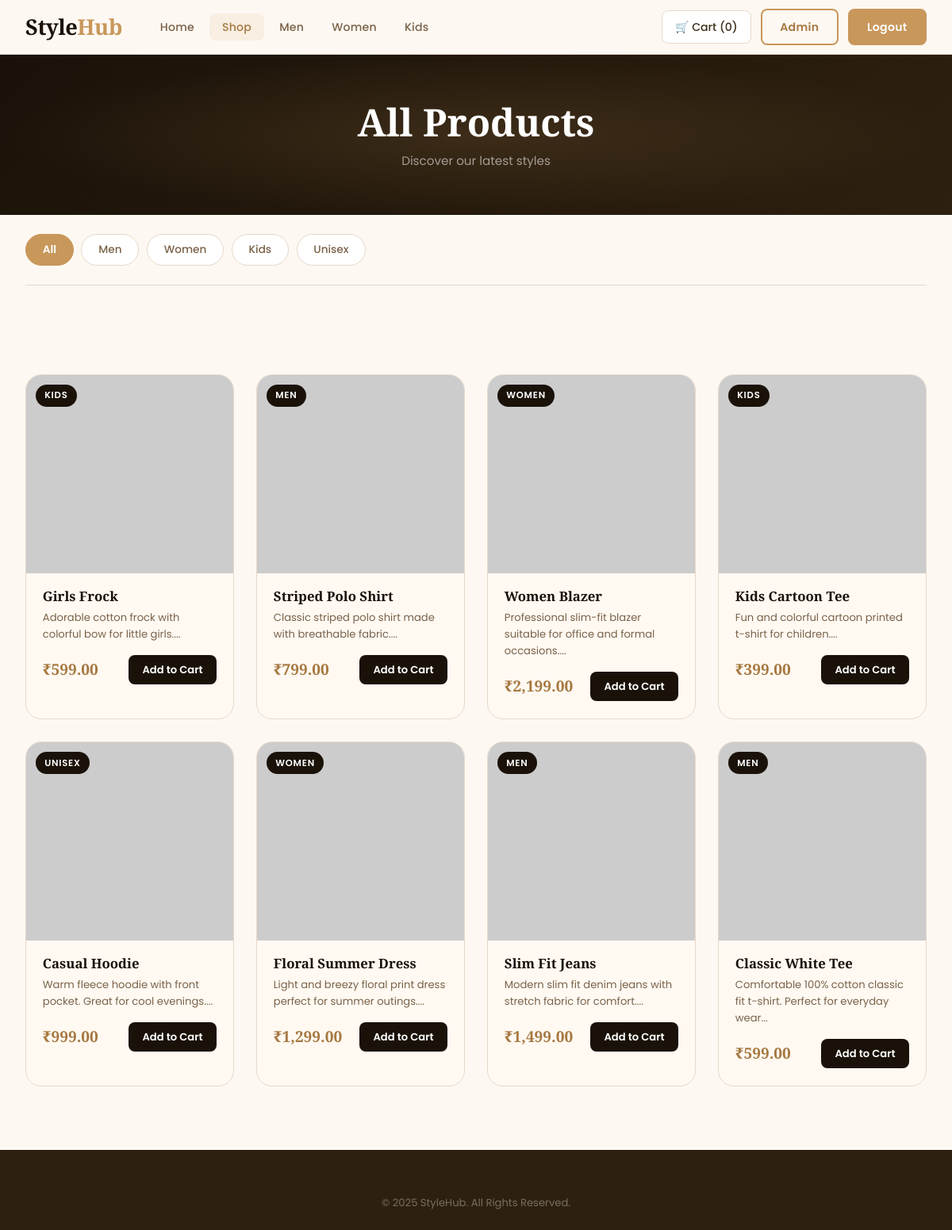
The page /products.php (signed in) on the database its author committed.
### tables this page shows
CREATE TABLE products (
    id INT AUTO_INCREMENT PRIMARY KEY,
    name VARCHAR(150) NOT NULL,
    description TEXT,
    price DECIMAL(10,2) NOT NULL,
    category VARCHAR(50) NOT NULL,         
    image VARCHAR(255) DEFAULT 'placeholder.jpg',
    stock INT DEFAULT 10,
    created_at TIMESTAMP DEFAULT CURRENT_TIMESTAMP
);

### products.php (the view, shortened to what this page needs)
<?php
require_once 'config.php';
$category = isset($_GET['category']) ? trim($_GET['category']) : '';
if (!empty($category)) {
    $stmt = mysqli_prepare($conn, "SELECT * FROM products WHERE category = ? ORDER BY id DESC");
    mysqli_stmt_bind_param($stmt, "s", $category);
    mysqli_stmt_execute($stmt);
    $result = mysqli_stmt_get_result($stmt);
} else {
    $result = mysqli_query($conn, "SELECT * FROM products ORDER BY id DESC");
}
$cart_count = 0;
if (isset($_SESSION['user_id'])) {
    $cc = mysqli_prepare($conn, "SELECT SUM(quantity) as total FROM cart WHERE user_id = ?");
    mysqli_stmt_bind_param($cc, "i", $_SESSION['user_id']);
    mysqli_stmt_execute($cc);
    $cart_count = (int)(mysqli_fetch_assoc(mysqli_stmt_get_result($cc))['total'] ?? 0);
}
?>
<!DOCTYPE html>
<html lang="en">
<head>
    <link rel="stylesheet" href="style.css">
</head>
<body>
<nav class="navbar">
    <div class="nav-container">
        <a href="index.php" class="logo">Style<span>Hub</span></a>
        <ul class="nav-links">
            <li><a href="index.php">Home</a></li>
            <li><a href="products.php" class="active">Shop</a></li>
            <li><a href="products.php?category=Men">Men</a></li>
            <li><a href="products.php?category=Women">Women</a></li>
            <li><a href="products.php?category=Kids">Kids</a></li>
        </ul>
        <div class="nav-right">
            <?php if (isset($_SESSION['user_id'])): ?>
                <a href="cart.php" class="btn-icon">🛒 Cart (<?= $cart_count ?>)</a>
                <?php if ($_SESSION['is_admin']): ?>
                    <a href="admin.php" class="btn-outline">Admin</a>
                <?php endif; ?>
                <a href="logout.php" class="btn-primary">Logout</a>
            <?php else: ?>
                <a href="login.php" class="btn-outline">Login</a>
                <a href="register.php" class="btn-primary">Register</a>
            <?php endif; ?>
        </div>
    </div>
</nav>
<div class="page-header">
    <h1><?= $category ? htmlspecialchars($category) . "'s Collection" : "All Products" ?></h1>
    <p>Discover our latest styles</p>
</div>
<div class="container">
    <div class="filter-bar">
        <a href="products.php" class="filter-btn <?= empty($category) ? 'active' : '' ?>">All</a>
        <a href="products.php?category=Men" class="filter-btn <?= $category == 'Men' ? 'active' : '' ?>">Men</a>
        <a href="products.php?category=Women" class="filter-btn <?= $category == 'Women' ? 'active' : '' ?>">Women</a>
        <a href="products.php?category=Kids" class="filter-btn <?= $category == 'Kids' ? 'active' : '' ?>">Kids</a>
        <a href="products.php?category=Unisex" class="filter-btn <?= $category == 'Unisex' ? 'active' : '' ?>">Unisex</a>
    </div>
</div>
<section class="products-section">
    <div class="container">
        <?php if (mysqli_num_rows($result) == 0): ?>
            <div class="empty-state">
                <div class="empty-icon">👕</div>
                <h3>No products found</h3>
                <p>Try a different category</p>
                <a href="products.php" class="btn-primary">View All</a>
            </div>
        <?php else: ?>
            <div class="product-grid">
                <?php while ($product = mysqli_fetch_assoc($result)): ?>
                <div class="product-card">
                    <div class="product-img">
                        <img src="uploads/<?= htmlspecialchars($product['image']) ?>"
                             alt="<?= htmlspecialchars($product['name']) ?>"
                             onerror="this.src='https://placehold.co/300x380/f5e8d5/c8975a?text=No+Image'">
                        <span class="product-badge"><?= htmlspecialchars($product['category']) ?></span>
                    </div>
                    <div class="product-info">
                        <h3><?= htmlspecialchars($product['name']) ?></h3>
                        <p class="product-desc"><?= htmlspecialchars(substr($product['description'], 0, 70)) ?>...</p>
                        <div class="product-footer">
                            <span class="price"><?= CURRENCY . number_format($product['price'], 2) ?></span>
                            <?php if (isset($_SESSION['user_id'])): ?>
                                <a href="cart.php?action=add&id=<?= $product['id'] ?>"
                                   class="btn-cart"
                                   onclick="showToast('Added to cart!')">
                                    Add to Cart
                                </a>
                            <?php else: ?>
                                <a href="login.php" class="btn-cart">Login to Buy</a>
                            <?php endif; ?>
                        </div>
                    </div>
                </div>
                <?php endwhile; ?>
            </div>
        <?php endif; ?>
    </div>
</section>
<footer class="footer">
    <div class="container">
        <div class="footer-bottom">
            <p>&copy; 2025 StyleHub. All Rights Reserved.</p>
        </div>
    </div>
</footer>
</body>
</html>

### rows shown on the page
products: category "KIDS", name "Girls Frock", description "Adorable cotton frock with colorful bow for little girls.", price "599.00"
products: category "MEN", name "Striped Polo Shirt", description "Classic striped polo shirt made with breathable fabric.", price "799.00"
products: category "WOMEN", name "Women Blazer", description "Professional slim-fit blazer suitable for office and formal occasions.", price "2,199.00"
products: category "KIDS", name "Kids Cartoon Tee", description "Fun and colorful cartoon printed t-shirt for children.", price "399.00"
products: category "UNISEX", name "Casual Hoodie", description "Warm fleece hoodie with front pocket. Great for cool evenings.", price "999.00"
products: category "WOMEN", name "Floral Summer Dress", description "Light and breezy floral print dress perfect for summer outings.", price "1,299.00"
products: category "MEN", name "Slim Fit Jeans", description "Modern slim fit denim jeans with stretch fabric for comfort.", price "1,499.00"
products: category "MEN", name "Classic White Tee", description "Comfortable 100% cotton classic fit t-shirt. Perfect for everyday wear", price "599.00"

### other values the page prints
$cart_count "0"
